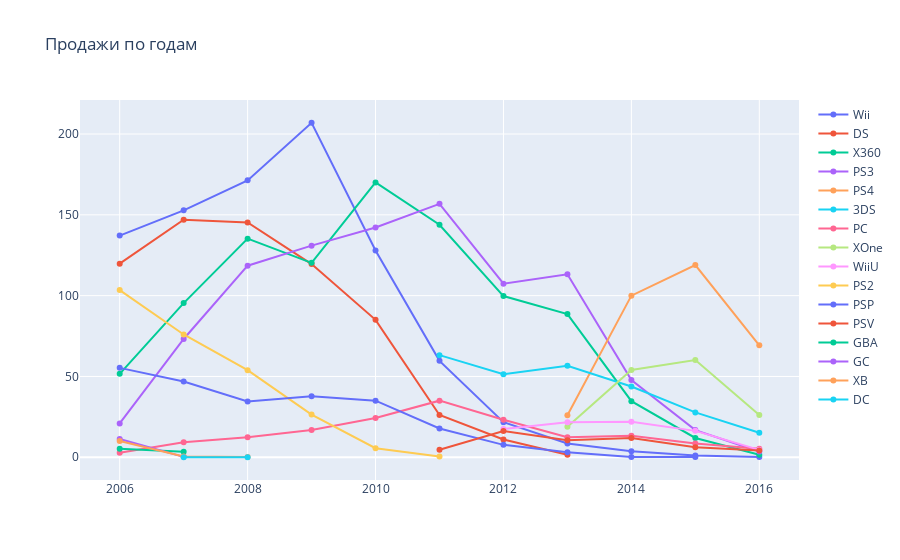

Notebook code for this chart:
### Markdown cell above
## Какие платформы лидируют по продажам, растут или падают? Выберите несколько потенциально прибыльных платформ.

### Code cell
data = []

for platform in df['platform'].unique():
    data.append(
        go.Scatter(x=df[df.platform==platform].groupby("year_of_release")['total_sales'].sum().index,
               y=df[df.platform==platform].groupby("year_of_release")['total_sales'].sum(),
               name=platform)
    )
layout = {'title': 'Продажи по годам'}
    
fig = go.Figure(data=data, layout=layout)
iplot(fig, show_link = False)

### Figure 1 — Plotly figure (JSON) as saved in the notebook; plotly's stock layout.template omitted (floating-point values rounded to 4 significant figures)
{"data": [{"name": "Wii", "type": "scatter", "x": [2006, 2007, 2008, 2009, 2010, 2011, 2012, 2013, 2014, 2015, 2016], "y": [137.1, 152.8, 171.3, 207.0, 128.0, 59.65, 21.71, 8.59, 3.75, 1.14, 0.18]}, {"name": "DS", "type": "scatter", "x": [2006, 2007, 2008, 2009, 2010, 2011, 2012, 2013], "y": [119.8, 146.9, 145.3, 119.5, 85.02, 26.18, 11.01, 1.54]}, {"name": "X360", "type": "scatter", "x": [2006, 2007, 2008, 2009, 2010, 2011, 2012, 2013, 2014, 2015, 2016], "y": [51.62, 95.41, 135.3, 120.3, 170.0, 143.8, 99.74, 88.58, 34.74, 11.96, 1.52]}, {"name": "PS3", "type": "scatter", "x": [2006, 2007, 2008, 2009, 2010, 2011, 2012, 2013, 2014, 2015, 2016], "y": [20.96, 73.19, 118.5, 130.9, 142.2, 156.8, 107.4, 113.2, 47.76, 16.82, 3.6]}, {"name": "PS4", "type": "scatter", "x": [2013, 2014, 2015, 2016], "y": [25.99, 100.0, 118.9, 69.25]}, {"name": "3DS", "type": "scatter", "x": [2011, 2012, 2013, 2014, 2015, 2016], "y": [63.2, 51.36, 56.57, 43.76, 27.78, 15.14]}, {"name": "PC", "type": "scatter", "x": [2006, 2007, 2008, 2009, 2010, 2011, 2012, 2013, 2014, 2015, 2016], "y": [2.85, 9.28, 12.42, 16.91, 24.28, 35.03, 23.22, 12.38, 13.28, 8.52, 5.25]}, {"name": "XOne", "type": "scatter", "x": [2013, 2014, 2015, 2016], "y": [18.96, 54.07, 60.14, 26.15]}, {"name": "WiiU", "type": "scatter", "x": [2012, 2013, 2014, 2015, 2016], "y": [17.56, 21.65, 22.03, 16.35, 4.6]}, {"name": "PS2", "type": "scatter", "x": [2006, 2007, 2008, 2009, 2010, 2011], "y": [103.4, 75.99, 53.9, 26.4, 5.64, 0.45]}, {"name": "PSP", "type": "scatter", "x": [2006, 2007, 2008, 2009, 2010, 2011, 2012, 2013, 2014, 2015], "y": [55.32, 46.93, 34.55, 37.78, 35.04, 17.82, 7.69, 3.14, 0.24, 0.12]}, {"name": "PSV", "type": "scatter", "x": [2011, 2012, 2013, 2014, 2015, 2016], "y": [4.63, 16.19, 10.59, 11.9, 6.25, 4.25]}, {"name": "GBA", "type": "scatter", "x": [2006, 2007], "y": [5.28, 3.4]}, {"name": "GC", "type": "scatter", "x": [2006, 2007], "y": [11.26, 0.27]}, {"name": "XB", "type": "scatter", "x": [2006, 2007, 2008], "y": [10.04, 0.55, 0.18]}, {"name": "DC", "type": "scatter", "x": [2007, 2008], "y": [0.02, 0.04]}], "layout": {"title": {"text": "Продажи по годам"}}}
